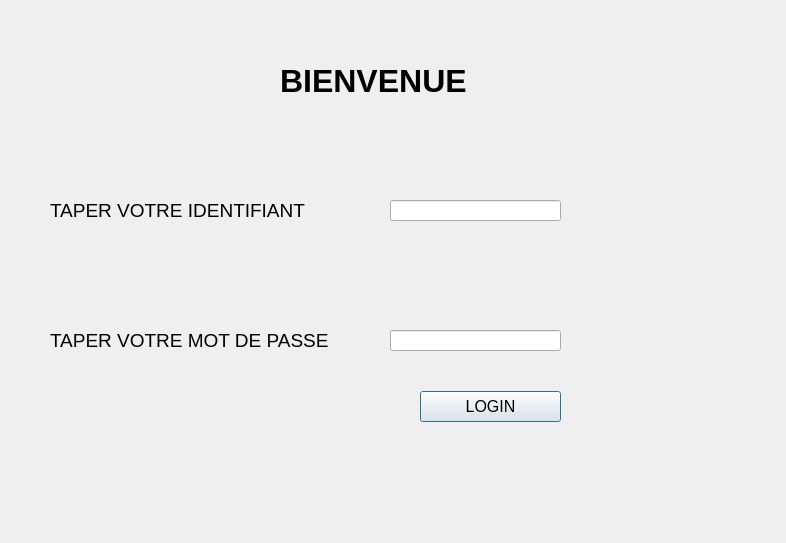
<?xml version="1.0" encoding="UTF-8"?>
<ui version="4.0">
 <class>acces</class>
 <widget class="QDialog" name="acces">
  <property name="geometry">
   <rect>
    <x>0</x>
    <y>0</y>
    <width>786</width>
    <height>543</height>
   </rect>
  </property>
  <property name="windowTitle">
   <string>Dialog</string>
  </property>
  <widget class="QLabel" name="label">
   <property name="geometry">
    <rect>
     <x>280</x>
     <y>40</y>
     <width>421</width>
     <height>81</height>
    </rect>
   </property>
   <property name="font">
    <font>
     <pointsize>24</pointsize>
     <weight>75</weight>
     <bold>true</bold>
    </font>
   </property>
   <property name="text">
    <string>BIENVENUE</string>
   </property>
  </widget>
  <widget class="QLabel" name="label_2">
   <property name="geometry">
    <rect>
     <x>50</x>
     <y>200</y>
     <width>261</width>
     <height>20</height>
    </rect>
   </property>
   <property name="font">
    <font>
     <pointsize>14</pointsize>
    </font>
   </property>
   <property name="text">
    <string>TAPER VOTRE IDENTIFIANT :</string>
   </property>
  </widget>
  <widget class="QLabel" name="label_3">
   <property name="geometry">
    <rect>
     <x>50</x>
     <y>330</y>
     <width>281</width>
     <height>20</height>
    </rect>
   </property>
   <property name="font">
    <font>
     <pointsize>14</pointsize>
    </font>
   </property>
   <property name="text">
    <string>TAPER VOTRE MOT DE PASSE :</string>
   </property>
  </widget>
  <widget class="QPushButton" name="pushButton">
   <property name="geometry">
    <rect>
     <x>420</x>
     <y>391</y>
     <width>141</width>
     <height>31</height>
    </rect>
   </property>
   <property name="font">
    <font>
     <pointsize>12</pointsize>
    </font>
   </property>
   <property name="text">
    <string>LOGIN</string>
   </property>
  </widget>
  <widget class="QLineEdit" name="lineEdit">
   <property name="geometry">
    <rect>
     <x>390</x>
     <y>200</y>
     <width>171</width>
     <height>21</height>
    </rect>
   </property>
  </widget>
  <widget class="QLineEdit" name="lineEdit_2">
   <property name="geometry">
    <rect>
     <x>390</x>
     <y>330</y>
     <width>171</width>
     <height>21</height>
    </rect>
   </property>
  </widget>
 </widget>
 <resources/>
 <connections/>
</ui>
